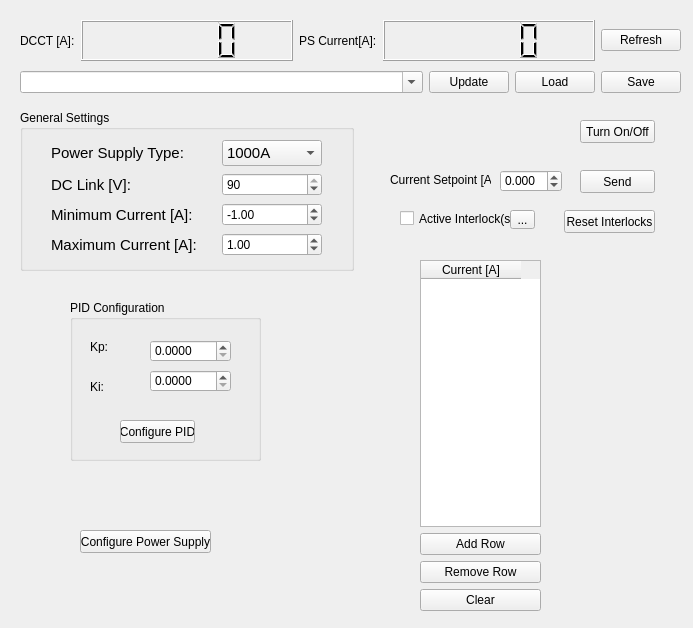
<?xml version="1.0" encoding="UTF-8"?>
<ui version="4.0">
 <class>wg_powersupply</class>
 <widget class="QWidget" name="wg_powersupply">
  <property name="geometry">
   <rect>
    <x>0</x>
    <y>0</y>
    <width>693</width>
    <height>628</height>
   </rect>
  </property>
  <property name="windowTitle">
   <string>Form</string>
  </property>
  <widget class="QPushButton" name="pbt_turn_on_off">
   <property name="geometry">
    <rect>
     <x>580</x>
     <y>120</y>
     <width>75</width>
     <height>23</height>
    </rect>
   </property>
   <property name="text">
    <string>Turn On/Off</string>
   </property>
  </widget>
  <widget class="QGroupBox" name="groupBox">
   <property name="geometry">
    <rect>
     <x>70</x>
     <y>300</y>
     <width>191</width>
     <height>161</height>
    </rect>
   </property>
   <property name="title">
    <string>PID Configuration</string>
   </property>
   <widget class="QLabel" name="label_2">
    <property name="geometry">
     <rect>
      <x>20</x>
      <y>40</y>
      <width>47</width>
      <height>13</height>
     </rect>
    </property>
    <property name="text">
     <string>Kp:</string>
    </property>
   </widget>
   <widget class="QLabel" name="label_3">
    <property name="geometry">
     <rect>
      <x>20</x>
      <y>80</y>
      <width>47</width>
      <height>13</height>
     </rect>
    </property>
    <property name="text">
     <string>Ki:</string>
    </property>
   </widget>
   <widget class="QPushButton" name="pbt_configure_pid">
    <property name="geometry">
     <rect>
      <x>50</x>
      <y>120</y>
      <width>75</width>
      <height>23</height>
     </rect>
    </property>
    <property name="text">
     <string>Configure PID</string>
    </property>
   </widget>
   <widget class="QDoubleSpinBox" name="dsb_kp">
    <property name="geometry">
     <rect>
      <x>80</x>
      <y>40</y>
      <width>81</width>
      <height>22</height>
     </rect>
    </property>
    <property name="decimals">
     <number>4</number>
    </property>
    <property name="maximum">
     <double>1000.000000000000000</double>
    </property>
    <property name="singleStep">
     <double>0.100000000000000</double>
    </property>
   </widget>
   <widget class="QDoubleSpinBox" name="dsb_ki">
    <property name="geometry">
     <rect>
      <x>80</x>
      <y>70</y>
      <width>81</width>
      <height>22</height>
     </rect>
    </property>
    <property name="decimals">
     <number>4</number>
    </property>
    <property name="maximum">
     <double>1000.000000000000000</double>
    </property>
    <property name="singleStep">
     <double>0.100000000000000</double>
    </property>
   </widget>
  </widget>
  <widget class="QDoubleSpinBox" name="dsb_current_setpoint">
   <property name="geometry">
    <rect>
     <x>500</x>
     <y>170</y>
     <width>62</width>
     <height>22</height>
    </rect>
   </property>
   <property name="decimals">
    <number>3</number>
   </property>
   <property name="minimum">
    <double>-99.989999999999995</double>
   </property>
  </widget>
  <widget class="QLabel" name="label_4">
   <property name="geometry">
    <rect>
     <x>390</x>
     <y>170</y>
     <width>101</width>
     <height>20</height>
    </rect>
   </property>
   <property name="text">
    <string>Current Setpoint [A]:</string>
   </property>
  </widget>
  <widget class="QPushButton" name="pbt_send">
   <property name="geometry">
    <rect>
     <x>580</x>
     <y>170</y>
     <width>75</width>
     <height>23</height>
    </rect>
   </property>
   <property name="text">
    <string>Send</string>
   </property>
  </widget>
  <widget class="QGroupBox" name="groupBox_24">
   <property name="geometry">
    <rect>
     <x>20</x>
     <y>110</y>
     <width>334</width>
     <height>161</height>
    </rect>
   </property>
   <property name="font">
    <font>
     <weight>50</weight>
     <bold>false</bold>
    </font>
   </property>
   <property name="title">
    <string>General Settings</string>
   </property>
   <layout class="QGridLayout" name="gridLayout_11">
    <item row="0" column="0">
     <widget class="QLabel" name="label_35">
      <property name="sizePolicy">
       <sizepolicy hsizetype="Maximum" vsizetype="Preferred">
        <horstretch>0</horstretch>
        <verstretch>0</verstretch>
       </sizepolicy>
      </property>
      <property name="font">
       <font>
        <pointsize>11</pointsize>
        <weight>50</weight>
        <bold>false</bold>
       </font>
      </property>
      <property name="text">
       <string>Power Supply Type:</string>
      </property>
     </widget>
    </item>
    <item row="0" column="1">
     <widget class="QComboBox" name="cmb_ps_type">
      <property name="maximumSize">
       <size>
        <width>100</width>
        <height>16777215</height>
       </size>
      </property>
      <property name="font">
       <font>
        <pointsize>11</pointsize>
        <weight>50</weight>
        <bold>false</bold>
       </font>
      </property>
      <property name="currentText">
       <string>1000A</string>
      </property>
      <property name="currentIndex">
       <number>0</number>
      </property>
      <item>
       <property name="text">
        <string>1000A</string>
       </property>
      </item>
      <item>
       <property name="text">
        <string>225A</string>
       </property>
      </item>
      <item>
       <property name="text">
        <string>10A[1]</string>
       </property>
      </item>
      <item>
       <property name="text">
        <string>10A[2]</string>
       </property>
      </item>
      <item>
       <property name="text">
        <string>10A[3]</string>
       </property>
      </item>
     </widget>
    </item>
    <item row="1" column="0">
     <widget class="QLabel" name="label_5">
      <property name="font">
       <font>
        <pointsize>11</pointsize>
        <weight>50</weight>
        <bold>false</bold>
       </font>
      </property>
      <property name="text">
       <string>DC Link [V]:</string>
      </property>
     </widget>
    </item>
    <item row="1" column="1">
     <widget class="QSpinBox" name="sb_dclink">
      <property name="sizePolicy">
       <sizepolicy hsizetype="Preferred" vsizetype="Fixed">
        <horstretch>0</horstretch>
        <verstretch>0</verstretch>
       </sizepolicy>
      </property>
      <property name="maximumSize">
       <size>
        <width>100</width>
        <height>16777215</height>
       </size>
      </property>
      <property name="font">
       <font>
        <weight>50</weight>
        <bold>false</bold>
       </font>
      </property>
      <property name="maximum">
       <number>90</number>
      </property>
      <property name="value">
       <number>90</number>
      </property>
     </widget>
    </item>
    <item row="2" column="0">
     <widget class="QLabel" name="label_126">
      <property name="font">
       <font>
        <pointsize>11</pointsize>
        <weight>50</weight>
        <bold>false</bold>
       </font>
      </property>
      <property name="text">
       <string>Minimum Current [A]:</string>
      </property>
      <property name="alignment">
       <set>Qt::AlignLeading|Qt::AlignLeft|Qt::AlignVCenter</set>
      </property>
     </widget>
    </item>
    <item row="3" column="0">
     <widget class="QLabel" name="label_133">
      <property name="font">
       <font>
        <pointsize>11</pointsize>
        <weight>50</weight>
        <bold>false</bold>
       </font>
      </property>
      <property name="text">
       <string>Maximum Current [A]:</string>
      </property>
      <property name="alignment">
       <set>Qt::AlignLeading|Qt::AlignLeft|Qt::AlignVCenter</set>
      </property>
     </widget>
    </item>
    <item row="2" column="1">
     <widget class="QDoubleSpinBox" name="dsb_min_current">
      <property name="minimum">
       <double>-100.000000000000000</double>
      </property>
      <property name="maximum">
       <double>100.000000000000000</double>
      </property>
      <property name="singleStep">
       <double>0.100000000000000</double>
      </property>
      <property name="value">
       <double>-1.000000000000000</double>
      </property>
     </widget>
    </item>
    <item row="3" column="1">
     <widget class="QDoubleSpinBox" name="dsb_max_current">
      <property name="minimum">
       <double>-100.000000000000000</double>
      </property>
      <property name="maximum">
       <double>100.000000000000000</double>
      </property>
      <property name="singleStep">
       <double>0.100000000000000</double>
      </property>
      <property name="value">
       <double>1.000000000000000</double>
      </property>
     </widget>
    </item>
   </layout>
  </widget>
  <widget class="QPushButton" name="pbt_configure_ps">
   <property name="geometry">
    <rect>
     <x>80</x>
     <y>530</y>
     <width>131</width>
     <height>23</height>
    </rect>
   </property>
   <property name="text">
    <string>Configure Power Supply</string>
   </property>
  </widget>
  <widget class="QWidget" name="layoutWidget">
   <property name="geometry">
    <rect>
     <x>20</x>
     <y>70</y>
     <width>661</width>
     <height>25</height>
    </rect>
   </property>
   <layout class="QHBoxLayout" name="horizontalLayout_4" stretch="0,0,0,0">
    <item>
     <widget class="QComboBox" name="cmb_cfg_name">
      <property name="sizePolicy">
       <sizepolicy hsizetype="Preferred" vsizetype="Maximum">
        <horstretch>0</horstretch>
        <verstretch>0</verstretch>
       </sizepolicy>
      </property>
      <property name="editable">
       <bool>true</bool>
      </property>
     </widget>
    </item>
    <item>
     <widget class="QPushButton" name="pbt_update_cfg">
      <property name="sizePolicy">
       <sizepolicy hsizetype="Maximum" vsizetype="Fixed">
        <horstretch>0</horstretch>
        <verstretch>0</verstretch>
       </sizepolicy>
      </property>
      <property name="text">
       <string>Update</string>
      </property>
     </widget>
    </item>
    <item>
     <widget class="QPushButton" name="pbt_load_cfg">
      <property name="sizePolicy">
       <sizepolicy hsizetype="Maximum" vsizetype="Maximum">
        <horstretch>0</horstretch>
        <verstretch>0</verstretch>
       </sizepolicy>
      </property>
      <property name="text">
       <string>Load</string>
      </property>
     </widget>
    </item>
    <item>
     <widget class="QPushButton" name="pbt_save_cfg">
      <property name="sizePolicy">
       <sizepolicy hsizetype="Maximum" vsizetype="Fixed">
        <horstretch>0</horstretch>
        <verstretch>0</verstretch>
       </sizepolicy>
      </property>
      <property name="text">
       <string>Save</string>
      </property>
     </widget>
    </item>
   </layout>
  </widget>
  <widget class="QCheckBox" name="checkBox">
   <property name="geometry">
    <rect>
     <x>400</x>
     <y>210</y>
     <width>111</width>
     <height>17</height>
    </rect>
   </property>
   <property name="text">
    <string>Active Interlock(s)</string>
   </property>
   <property name="checkable">
    <bool>false</bool>
   </property>
  </widget>
  <widget class="QPushButton" name="pbt_reset_interlocks">
   <property name="geometry">
    <rect>
     <x>564</x>
     <y>210</y>
     <width>91</width>
     <height>23</height>
    </rect>
   </property>
   <property name="text">
    <string>Reset Interlocks</string>
   </property>
  </widget>
  <widget class="QToolButton" name="tbt_view_interlocks">
   <property name="geometry">
    <rect>
     <x>510</x>
     <y>210</y>
     <width>25</width>
     <height>19</height>
    </rect>
   </property>
   <property name="toolTip">
    <string>View Active Interlocks</string>
   </property>
   <property name="text">
    <string>...</string>
   </property>
  </widget>
  <widget class="QWidget" name="">
   <property name="geometry">
    <rect>
     <x>420</x>
     <y>260</y>
     <width>121</width>
     <height>351</height>
    </rect>
   </property>
   <layout class="QVBoxLayout" name="verticalLayout">
    <item>
     <widget class="QTableWidget" name="tw_currents">
      <column>
       <property name="text">
        <string>Current [A]</string>
       </property>
      </column>
     </widget>
    </item>
    <item>
     <widget class="QPushButton" name="pbt_add_row">
      <property name="text">
       <string>Add Row</string>
      </property>
     </widget>
    </item>
    <item>
     <widget class="QPushButton" name="pbt_remove_row">
      <property name="text">
       <string>Remove Row</string>
      </property>
     </widget>
    </item>
    <item>
     <widget class="QPushButton" name="pbt_clear_table">
      <property name="text">
       <string>Clear</string>
      </property>
     </widget>
    </item>
   </layout>
  </widget>
  <widget class="QWidget" name="">
   <property name="geometry">
    <rect>
     <x>20</x>
     <y>20</y>
     <width>661</width>
     <height>41</height>
    </rect>
   </property>
   <layout class="QHBoxLayout" name="horizontalLayout">
    <item>
     <widget class="QLabel" name="label_6">
      <property name="sizePolicy">
       <sizepolicy hsizetype="Maximum" vsizetype="Preferred">
        <horstretch>0</horstretch>
        <verstretch>0</verstretch>
       </sizepolicy>
      </property>
      <property name="text">
       <string>DCCT [A]:</string>
      </property>
     </widget>
    </item>
    <item>
     <widget class="QLCDNumber" name="lcd_dcct_current"/>
    </item>
    <item>
     <widget class="QLabel" name="label">
      <property name="sizePolicy">
       <sizepolicy hsizetype="Maximum" vsizetype="Preferred">
        <horstretch>0</horstretch>
        <verstretch>0</verstretch>
       </sizepolicy>
      </property>
      <property name="text">
       <string>PS Current[A]:</string>
      </property>
     </widget>
    </item>
    <item>
     <widget class="QLCDNumber" name="lcd_actual_current"/>
    </item>
    <item>
     <widget class="QPushButton" name="pbt_refresh">
      <property name="sizePolicy">
       <sizepolicy hsizetype="Maximum" vsizetype="Fixed">
        <horstretch>0</horstretch>
        <verstretch>0</verstretch>
       </sizepolicy>
      </property>
      <property name="text">
       <string>Refresh</string>
      </property>
     </widget>
    </item>
   </layout>
  </widget>
 </widget>
 <resources/>
 <connections/>
</ui>
